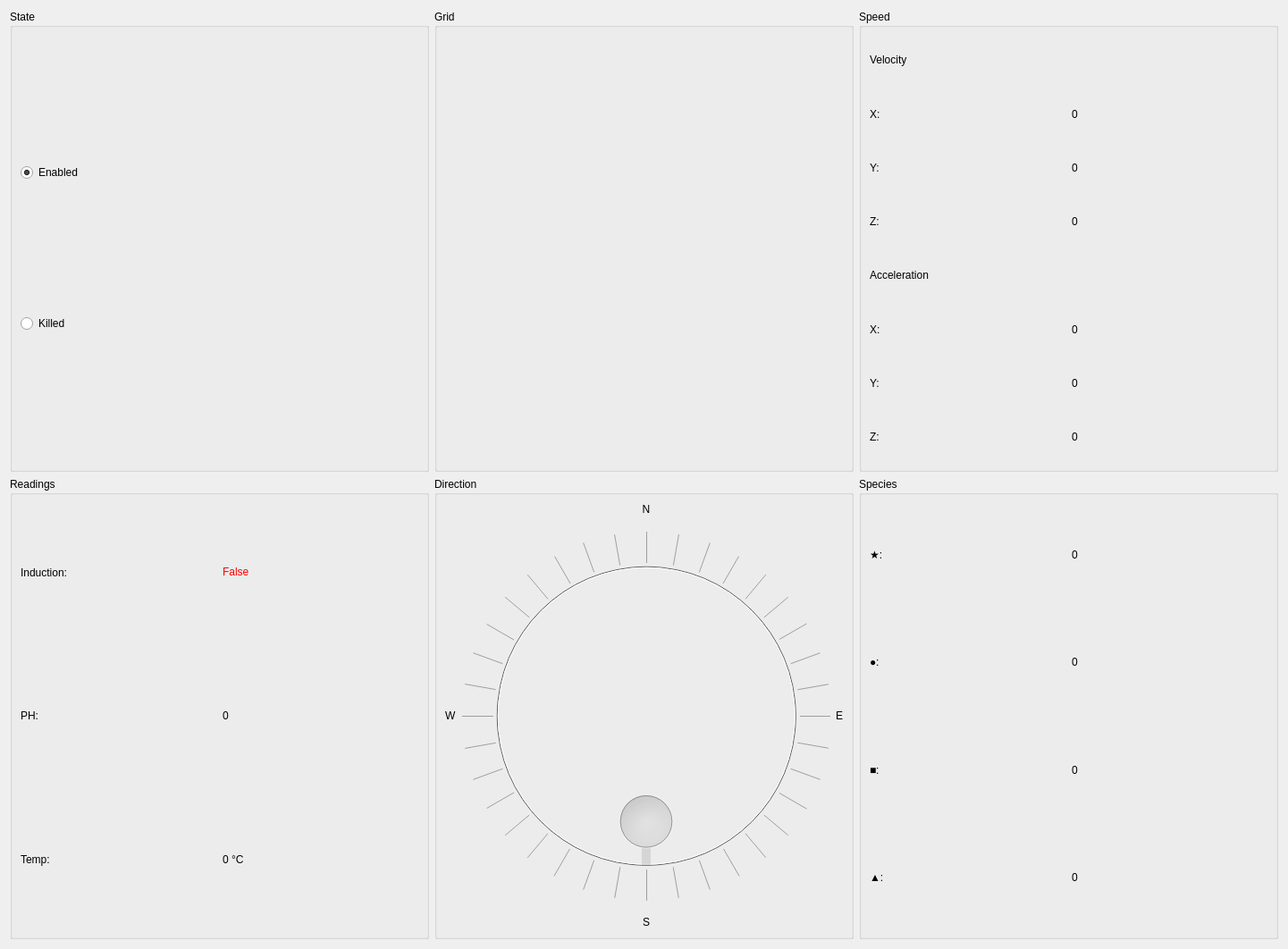
<?xml version="1.0" encoding="UTF-8"?>
<ui version="4.0">
 <class>Debug</class>
 <widget class="QWidget" name="Debug">
  <property name="geometry">
   <rect>
    <x>0</x>
    <y>0</y>
    <width>1441</width>
    <height>1062</height>
   </rect>
  </property>
  <property name="windowTitle">
   <string>Debug</string>
  </property>
  <layout class="QGridLayout" name="gridLayout_2">
   <item row="0" column="0">
    <widget class="QGroupBox" name="groupBoxState">
     <property name="sizePolicy">
      <sizepolicy hsizetype="Preferred" vsizetype="Preferred">
       <horstretch>1</horstretch>
       <verstretch>1</verstretch>
      </sizepolicy>
     </property>
     <property name="title">
      <string>State</string>
     </property>
     <layout class="QGridLayout" name="gridLayout_4">
      <item row="0" column="0">
       <widget class="QRadioButton" name="radioButtonEnabled">
        <property name="text">
         <string>Enabled</string>
        </property>
        <property name="checked">
         <bool>true</bool>
        </property>
        <attribute name="buttonGroup">
         <string notr="true">buttonGroup</string>
        </attribute>
       </widget>
      </item>
      <item row="1" column="0">
       <widget class="QRadioButton" name="radioButtonKilled">
        <property name="text">
         <string>Killed</string>
        </property>
        <attribute name="buttonGroup">
         <string notr="true">buttonGroup</string>
        </attribute>
       </widget>
      </item>
     </layout>
    </widget>
   </item>
   <item row="0" column="1">
    <widget class="QGroupBox" name="groupBoxGrid">
     <property name="sizePolicy">
      <sizepolicy hsizetype="Preferred" vsizetype="Preferred">
       <horstretch>1</horstretch>
       <verstretch>1</verstretch>
      </sizepolicy>
     </property>
     <property name="title">
      <string>Grid</string>
     </property>
     <layout class="QGridLayout" name="gridLayout_5">
      <item row="0" column="0">
       <widget class="QLabel" name="labelGrid">
        <property name="text">
         <string/>
        </property>
       </widget>
      </item>
     </layout>
    </widget>
   </item>
   <item row="0" column="2">
    <widget class="QGroupBox" name="groupBoxSpeed">
     <property name="sizePolicy">
      <sizepolicy hsizetype="Preferred" vsizetype="Preferred">
       <horstretch>1</horstretch>
       <verstretch>1</verstretch>
      </sizepolicy>
     </property>
     <property name="title">
      <string>Speed</string>
     </property>
     <layout class="QGridLayout" name="gridLayout">
      <item row="0" column="0">
       <widget class="QLabel" name="labelVelocity">
        <property name="text">
         <string>Velocity</string>
        </property>
       </widget>
      </item>
      <item row="1" column="0">
       <widget class="QLabel" name="labelVelocityX">
        <property name="text">
         <string>X:</string>
        </property>
       </widget>
      </item>
      <item row="1" column="1">
       <widget class="QLabel" name="labelVelocityXValue">
        <property name="text">
         <string>0</string>
        </property>
       </widget>
      </item>
      <item row="2" column="0">
       <widget class="QLabel" name="labelVelocityY">
        <property name="text">
         <string>Y:</string>
        </property>
       </widget>
      </item>
      <item row="2" column="1">
       <widget class="QLabel" name="labelVelocityYValue">
        <property name="text">
         <string>0</string>
        </property>
       </widget>
      </item>
      <item row="3" column="0">
       <widget class="QLabel" name="labelVelocityZ">
        <property name="text">
         <string>Z:</string>
        </property>
       </widget>
      </item>
      <item row="3" column="1">
       <widget class="QLabel" name="labelVelocityZValue">
        <property name="text">
         <string>0</string>
        </property>
       </widget>
      </item>
      <item row="4" column="0">
       <widget class="QLabel" name="labelAcceleration">
        <property name="text">
         <string>Acceleration</string>
        </property>
       </widget>
      </item>
      <item row="5" column="0">
       <widget class="QLabel" name="labelAccelerationX">
        <property name="text">
         <string>X:</string>
        </property>
       </widget>
      </item>
      <item row="5" column="1">
       <widget class="QLabel" name="labelAccelerationXValue">
        <property name="text">
         <string>0</string>
        </property>
       </widget>
      </item>
      <item row="6" column="0">
       <widget class="QLabel" name="labelAccelerationY">
        <property name="text">
         <string>Y:</string>
        </property>
       </widget>
      </item>
      <item row="6" column="1">
       <widget class="QLabel" name="labelAccelerationYValue">
        <property name="text">
         <string>0</string>
        </property>
       </widget>
      </item>
      <item row="7" column="0">
       <widget class="QLabel" name="labelAccelerationZ">
        <property name="text">
         <string>Z:</string>
        </property>
       </widget>
      </item>
      <item row="7" column="1">
       <widget class="QLabel" name="labelAccelerationZValue">
        <property name="text">
         <string>0</string>
        </property>
       </widget>
      </item>
     </layout>
    </widget>
   </item>
   <item row="1" column="0">
    <widget class="QGroupBox" name="groupBoxReadings">
     <property name="sizePolicy">
      <sizepolicy hsizetype="Preferred" vsizetype="Preferred">
       <horstretch>1</horstretch>
       <verstretch>1</verstretch>
      </sizepolicy>
     </property>
     <property name="title">
      <string>Readings</string>
     </property>
     <layout class="QGridLayout" name="gridLayout_7">
      <item row="0" column="0">
       <widget class="QLabel" name="labelInduction">
        <property name="text">
         <string>Induction:</string>
        </property>
       </widget>
      </item>
      <item row="0" column="1">
       <widget class="QLabel" name="labelInductionValue">
        <property name="text">
         <string>&lt;p style='color:red;'&gt;False&lt;/p&gt;</string>
        </property>
       </widget>
      </item>
      <item row="1" column="0">
       <widget class="QLabel" name="labelPH">
        <property name="text">
         <string>PH:</string>
        </property>
       </widget>
      </item>
      <item row="1" column="1">
       <widget class="QLabel" name="labelPHValue">
        <property name="text">
         <string>0</string>
        </property>
       </widget>
      </item>
      <item row="2" column="0">
       <widget class="QLabel" name="labelTemp">
        <property name="text">
         <string>Temp:</string>
        </property>
       </widget>
      </item>
      <item row="2" column="1">
       <widget class="QLabel" name="labelTempValue">
        <property name="text">
         <string>0 °C</string>
        </property>
       </widget>
      </item>
     </layout>
    </widget>
   </item>
   <item row="1" column="1">
    <widget class="QGroupBox" name="groupBoxDirection">
     <property name="sizePolicy">
      <sizepolicy hsizetype="Preferred" vsizetype="Preferred">
       <horstretch>1</horstretch>
       <verstretch>1</verstretch>
      </sizepolicy>
     </property>
     <property name="title">
      <string>Direction</string>
     </property>
     <layout class="QGridLayout" name="gridLayout_3">
      <item row="0" column="1">
       <widget class="QLabel" name="labelNorth">
        <property name="sizePolicy">
         <sizepolicy hsizetype="Preferred" vsizetype="Fixed">
          <horstretch>0</horstretch>
          <verstretch>0</verstretch>
         </sizepolicy>
        </property>
        <property name="text">
         <string>N</string>
        </property>
        <property name="alignment">
         <set>Qt::AlignCenter</set>
        </property>
       </widget>
      </item>
      <item row="1" column="0">
       <widget class="QLabel" name="labelWest">
        <property name="sizePolicy">
         <sizepolicy hsizetype="Fixed" vsizetype="Fixed">
          <horstretch>0</horstretch>
          <verstretch>0</verstretch>
         </sizepolicy>
        </property>
        <property name="text">
         <string>W</string>
        </property>
       </widget>
      </item>
      <item row="1" column="1">
       <widget class="QDial" name="dialDirection">
        <property name="enabled">
         <bool>false</bool>
        </property>
        <property name="sizePolicy">
         <sizepolicy hsizetype="Expanding" vsizetype="Expanding">
          <horstretch>0</horstretch>
          <verstretch>0</verstretch>
         </sizepolicy>
        </property>
        <property name="minimum">
         <number>0</number>
        </property>
        <property name="maximum">
         <number>360</number>
        </property>
        <property name="singleStep">
         <number>1</number>
        </property>
        <property name="pageStep">
         <number>10</number>
        </property>
        <property name="value">
         <number>0</number>
        </property>
        <property name="sliderPosition">
         <number>0</number>
        </property>
        <property name="invertedAppearance">
         <bool>true</bool>
        </property>
        <property name="wrapping">
         <bool>true</bool>
        </property>
        <property name="notchTarget">
         <double>10.000000000000000</double>
        </property>
        <property name="notchesVisible">
         <bool>true</bool>
        </property>
       </widget>
      </item>
      <item row="1" column="2">
       <widget class="QLabel" name="labelEast">
        <property name="sizePolicy">
         <sizepolicy hsizetype="Fixed" vsizetype="Fixed">
          <horstretch>0</horstretch>
          <verstretch>0</verstretch>
         </sizepolicy>
        </property>
        <property name="text">
         <string>E</string>
        </property>
       </widget>
      </item>
      <item row="2" column="1">
       <widget class="QLabel" name="labelSouth">
        <property name="sizePolicy">
         <sizepolicy hsizetype="Preferred" vsizetype="Fixed">
          <horstretch>0</horstretch>
          <verstretch>0</verstretch>
         </sizepolicy>
        </property>
        <property name="text">
         <string>S</string>
        </property>
        <property name="alignment">
         <set>Qt::AlignCenter</set>
        </property>
       </widget>
      </item>
     </layout>
    </widget>
   </item>
   <item row="1" column="2">
    <widget class="QGroupBox" name="groupBoxSpecies">
     <property name="sizePolicy">
      <sizepolicy hsizetype="Preferred" vsizetype="Preferred">
       <horstretch>1</horstretch>
       <verstretch>1</verstretch>
      </sizepolicy>
     </property>
     <property name="title">
      <string>Species</string>
     </property>
     <layout class="QGridLayout" name="gridLayout_6">
      <item row="0" column="0">
       <widget class="QLabel" name="labelStar">
        <property name="text">
         <string>★:</string>
        </property>
       </widget>
      </item>
      <item row="0" column="1">
       <widget class="QLabel" name="labelStarValue">
        <property name="text">
         <string>0</string>
        </property>
       </widget>
      </item>
      <item row="1" column="0">
       <widget class="QLabel" name="labelCircle">
        <property name="text">
         <string>●:</string>
        </property>
       </widget>
      </item>
      <item row="1" column="1">
       <widget class="QLabel" name="labelCircleValue">
        <property name="text">
         <string>0</string>
        </property>
       </widget>
      </item>
      <item row="2" column="0">
       <widget class="QLabel" name="labelSquare">
        <property name="text">
         <string>■:</string>
        </property>
       </widget>
      </item>
      <item row="2" column="1">
       <widget class="QLabel" name="labelSquareValue">
        <property name="text">
         <string>0</string>
        </property>
       </widget>
      </item>
      <item row="3" column="0">
       <widget class="QLabel" name="labelTriangle">
        <property name="text">
         <string>▲:</string>
        </property>
       </widget>
      </item>
      <item row="3" column="1">
       <widget class="QLabel" name="labelTriangleValue">
        <property name="text">
         <string>0</string>
        </property>
       </widget>
      </item>
     </layout>
    </widget>
   </item>
  </layout>
 </widget>
 <resources/>
 <connections/>
 <buttongroups>
  <buttongroup name="buttonGroup"/>
 </buttongroups>
</ui>
